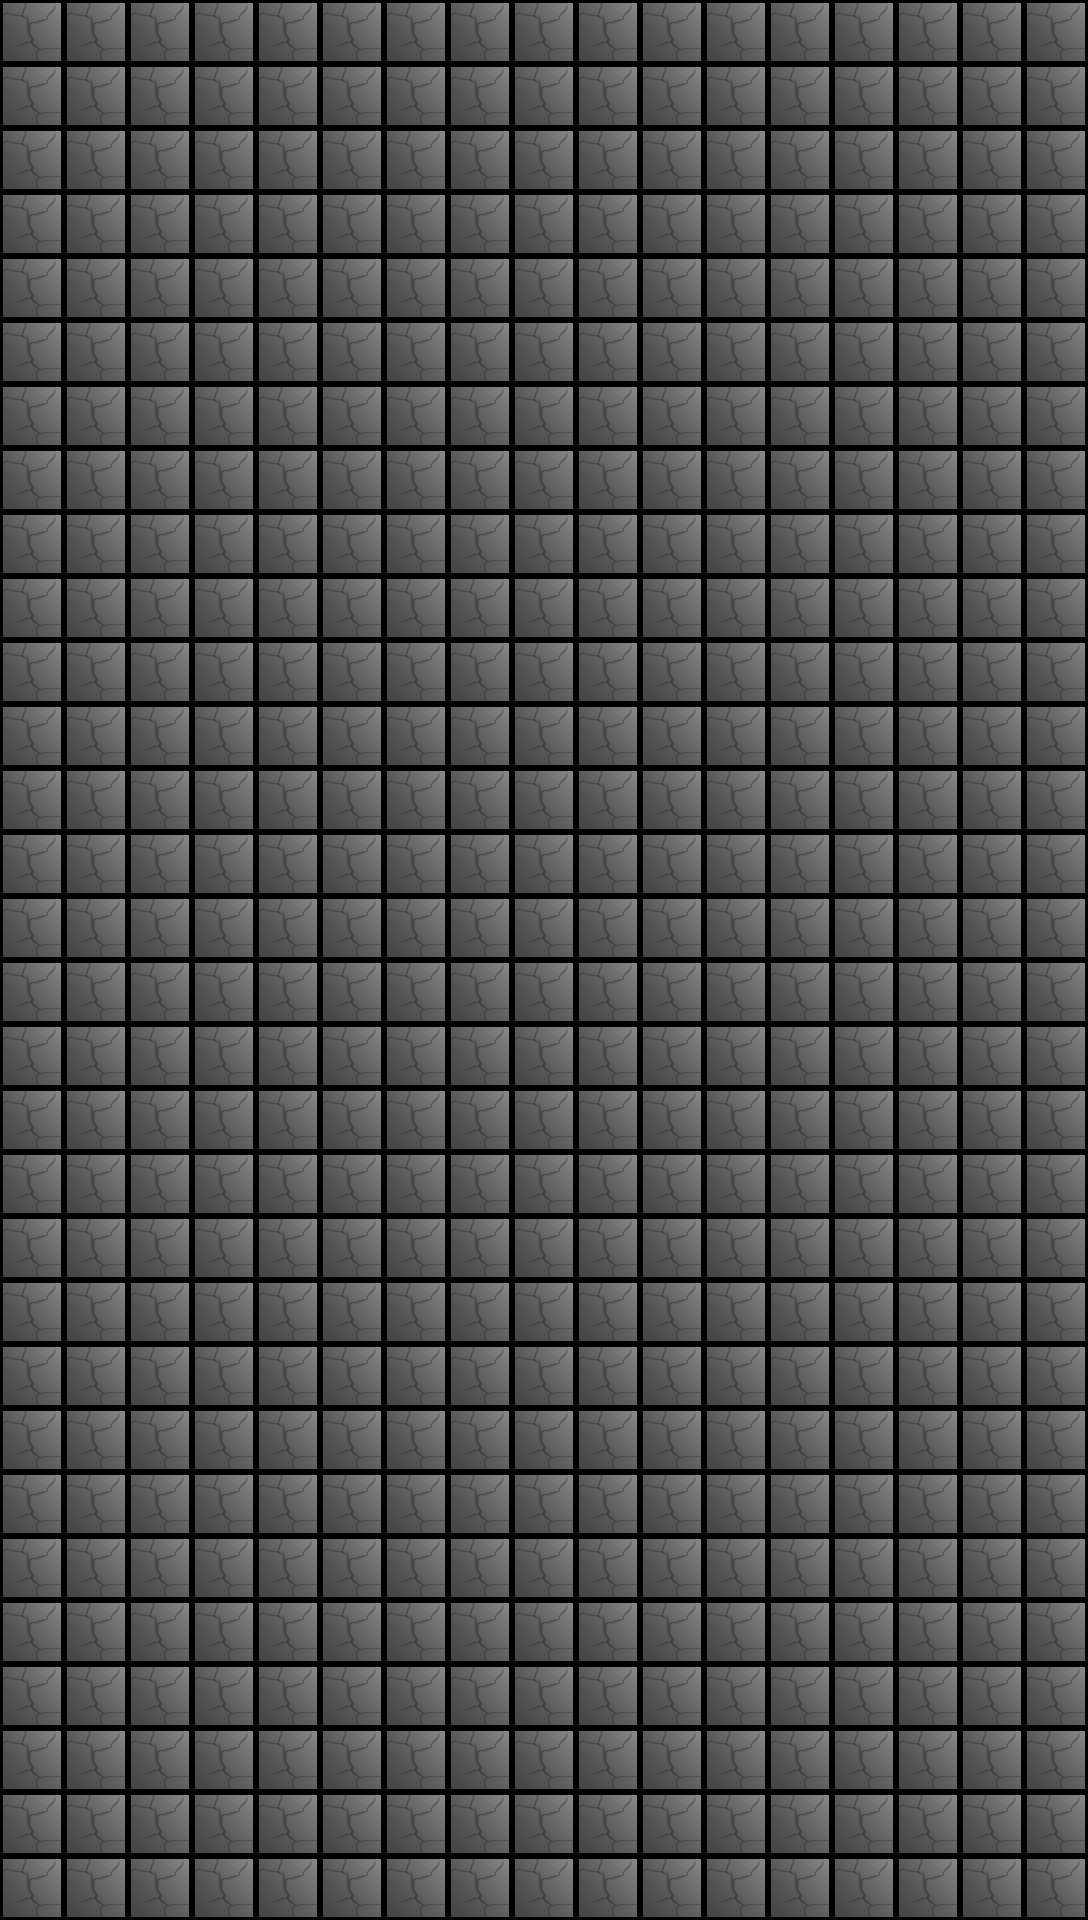

A level layout from a 2D game, rendered from its tile map. Below: a short description, then the map file with tile-grid data replaced by summaries:
An orthogonal 17x30 tile map with 64x64 px tiles, 1 tile layer (Tile Layer 1) and 510 objects.

<map version="1.10" tiledversion="1.10.2" orientation="orthogonal" renderorder="right-down" width="17" height="30" tilewidth="64" tileheight="64" infinite="0" nextlayerid="5" nextobjectid="3">
 <tileset firstgid="1" source="floor.tsx" />
 <layer id="1" name="Tile Layer 1" width="17" height="30">
  <data>[510 cells, 510 non-empty, 1 distinct tile ids]</data>
 </layer>
 <objectgroup id="4" name="floor">
<object id="1" x="0" y="0" width="64" height="64" />
<object id="2" x="64" y="0" width="64" height="64" />
<object id="3" x="128" y="0" width="64" height="64" />
<object id="4" x="192" y="0" width="64" height="64" />
<object id="5" x="256" y="0" width="64" height="64" />
<object id="6" x="320" y="0" width="64" height="64" />
<object id="7" x="384" y="0" width="64" height="64" />
<object id="8" x="448" y="0" width="64" height="64" />
<object id="9" x="512" y="0" width="64" height="64" />
<object id="10" x="576" y="0" width="64" height="64" />
<object id="11" x="640" y="0" width="64" height="64" />
<object id="12" x="704" y="0" width="64" height="64" />
<object id="13" x="768" y="0" width="64" height="64" />
<object id="14" x="832" y="0" width="64" height="64" />
<object id="15" x="896" y="0" width="64" height="64" />
<object id="16" x="960" y="0" width="64" height="64" />
<object id="17" x="1024" y="0" width="64" height="64" />
<object id="18" x="0" y="64" width="64" height="64" />
<object id="19" x="64" y="64" width="64" height="64" />
<object id="20" x="128" y="64" width="64" height="64" />
<object id="21" x="192" y="64" width="64" height="64" />
<object id="22" x="256" y="64" width="64" height="64" />
<object id="23" x="320" y="64" width="64" height="64" />
<object id="24" x="384" y="64" width="64" height="64" />
<object id="25" x="448" y="64" width="64" height="64" />
<object id="26" x="512" y="64" width="64" height="64" />
<object id="27" x="576" y="64" width="64" height="64" />
<object id="28" x="640" y="64" width="64" height="64" />
<object id="29" x="704" y="64" width="64" height="64" />
<object id="30" x="768" y="64" width="64" height="64" />
<object id="31" x="832" y="64" width="64" height="64" />
<object id="32" x="896" y="64" width="64" height="64" />
<object id="33" x="960" y="64" width="64" height="64" />
<object id="34" x="1024" y="64" width="64" height="64" />
<object id="35" x="0" y="128" width="64" height="64" />
<object id="36" x="64" y="128" width="64" height="64" />
<object id="37" x="128" y="128" width="64" height="64" />
<object id="38" x="192" y="128" width="64" height="64" />
<object id="39" x="256" y="128" width="64" height="64" />
<object id="40" x="320" y="128" width="64" height="64" />
<object id="41" x="384" y="128" width="64" height="64" />
<object id="42" x="448" y="128" width="64" height="64" />
<object id="43" x="512" y="128" width="64" height="64" />
<object id="44" x="576" y="128" width="64" height="64" />
<object id="45" x="640" y="128" width="64" height="64" />
<object id="46" x="704" y="128" width="64" height="64" />
<object id="47" x="768" y="128" width="64" height="64" />
<object id="48" x="832" y="128" width="64" height="64" />
<object id="49" x="896" y="128" width="64" height="64" />
<object id="50" x="960" y="128" width="64" height="64" />
<object id="51" x="1024" y="128" width="64" height="64" />
<object id="52" x="0" y="192" width="64" height="64" />
<object id="53" x="64" y="192" width="64" height="64" />
<object id="54" x="128" y="192" width="64" height="64" />
<object id="55" x="192" y="192" width="64" height="64" />
<object id="56" x="256" y="192" width="64" height="64" />
<object id="57" x="320" y="192" width="64" height="64" />
<object id="58" x="384" y="192" width="64" height="64" />
<object id="59" x="448" y="192" width="64" height="64" />
<object id="60" x="512" y="192" width="64" height="64" />
<object id="61" x="576" y="192" width="64" height="64" />
<object id="62" x="640" y="192" width="64" height="64" />
<object id="63" x="704" y="192" width="64" height="64" />
<object id="64" x="768" y="192" width="64" height="64" />
<object id="65" x="832" y="192" width="64" height="64" />
<object id="66" x="896" y="192" width="64" height="64" />
<object id="67" x="960" y="192" width="64" height="64" />
<object id="68" x="1024" y="192" width="64" height="64" />
<object id="69" x="0" y="256" width="64" height="64" />
<object id="70" x="64" y="256" width="64" height="64" />
<object id="71" x="128" y="256" width="64" height="64" />
<object id="72" x="192" y="256" width="64" height="64" />
<object id="73" x="256" y="256" width="64" height="64" />
<object id="74" x="320" y="256" width="64" height="64" />
<object id="75" x="384" y="256" width="64" height="64" />
<object id="76" x="448" y="256" width="64" height="64" />
<object id="77" x="512" y="256" width="64" height="64" />
<object id="78" x="576" y="256" width="64" height="64" />
<object id="79" x="640" y="256" width="64" height="64" />
<object id="80" x="704" y="256" width="64" height="64" />
<object id="81" x="768" y="256" width="64" height="64" />
<object id="82" x="832" y="256" width="64" height="64" />
<object id="83" x="896" y="256" width="64" height="64" />
<object id="84" x="960" y="256" width="64" height="64" />
<object id="85" x="1024" y="256" width="64" height="64" />
<object id="86" x="0" y="320" width="64" height="64" />
<object id="87" x="64" y="320" width="64" height="64" />
<object id="88" x="128" y="320" width="64" height="64" />
<object id="89" x="192" y="320" width="64" height="64" />
<object id="90" x="256" y="320" width="64" height="64" />
<object id="91" x="320" y="320" width="64" height="64" />
<object id="92" x="384" y="320" width="64" height="64" />
<object id="93" x="448" y="320" width="64" height="64" />
<object id="94" x="512" y="320" width="64" height="64" />
<object id="95" x="576" y="320" width="64" height="64" />
<object id="96" x="640" y="320" width="64" height="64" />
<object id="97" x="704" y="320" width="64" height="64" />
<object id="98" x="768" y="320" width="64" height="64" />
<object id="99" x="832" y="320" width="64" height="64" />
<object id="100" x="896" y="320" width="64" height="64" />
<object id="101" x="960" y="320" width="64" height="64" />
<object id="102" x="1024" y="320" width="64" height="64" />
<object id="103" x="0" y="384" width="64" height="64" />
<object id="104" x="64" y="384" width="64" height="64" />
<object id="105" x="128" y="384" width="64" height="64" />
<object id="106" x="192" y="384" width="64" height="64" />
<object id="107" x="256" y="384" width="64" height="64" />
<object id="108" x="320" y="384" width="64" height="64" />
<object id="109" x="384" y="384" width="64" height="64" />
<object id="110" x="448" y="384" width="64" height="64" />
<object id="111" x="512" y="384" width="64" height="64" />
<object id="112" x="576" y="384" width="64" height="64" />
<object id="113" x="640" y="384" width="64" height="64" />
<object id="114" x="704" y="384" width="64" height="64" />
<object id="115" x="768" y="384" width="64" height="64" />
<object id="116" x="832" y="384" width="64" height="64" />
<object id="117" x="896" y="384" width="64" height="64" />
<object id="118" x="960" y="384" width="64" height="64" />
<object id="119" x="1024" y="384" width="64" height="64" />
<object id="120" x="0" y="448" width="64" height="64" />
<object id="121" x="64" y="448" width="64" height="64" />
<object id="122" x="128" y="448" width="64" height="64" />
<object id="123" x="192" y="448" width="64" height="64" />
<object id="124" x="256" y="448" width="64" height="64" />
<object id="125" x="320" y="448" width="64" height="64" />
<object id="126" x="384" y="448" width="64" height="64" />
<object id="127" x="448" y="448" width="64" height="64" />
<object id="128" x="512" y="448" width="64" height="64" />
<object id="129" x="576" y="448" width="64" height="64" />
<object id="130" x="640" y="448" width="64" height="64" />
</objectgroup>
</map>
<!-- 380 of 510 objects omitted -->